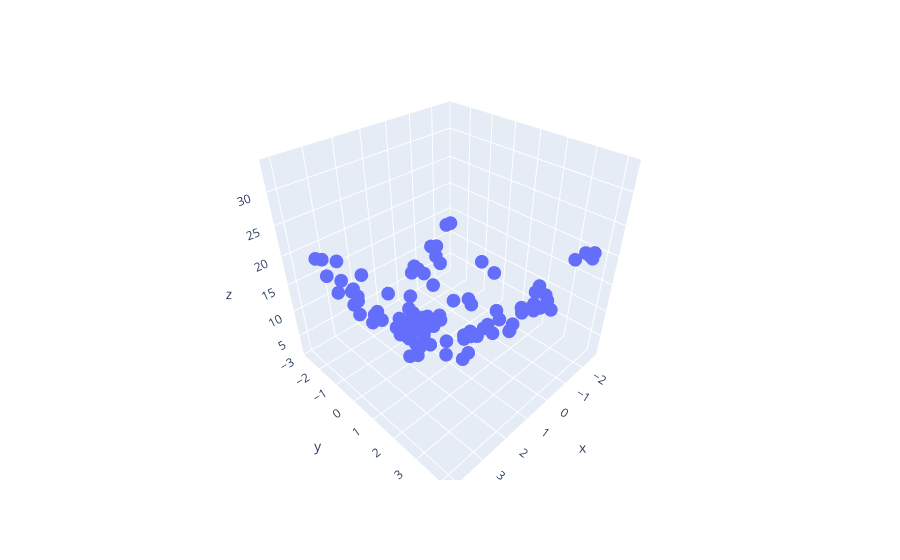

Notebook source saved alongside this figure:
### Code cell
################### # 3D polynomial regression ################## 


x = 7 * np.random.rand(100, 1) - 2.8
y = 7 * np.random.rand(100, 1) - 2.8

z = x**2 + y**2 + 0.2*x + 0.2*y + 0.1*x*y +2 + np.random.randn(100, 1)
# z = x^2 + y^2 + 0.2x + 0.2y + 0.1xy + 2

df = px.data.iris()
fig = px.scatter_3d(df, x=x.ravel(), y=y.ravel(), z=z.ravel())
fig.show()
